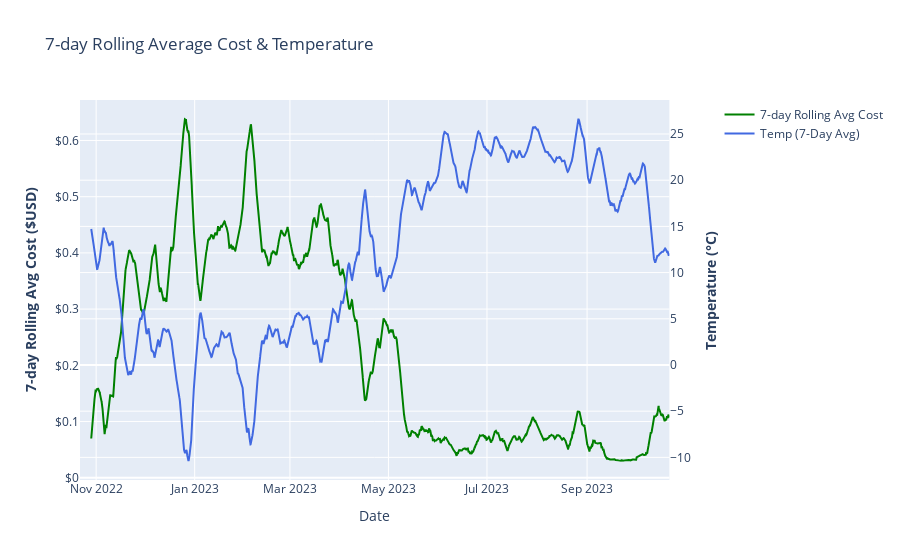

Here is the notebook cell this chart was saved with:
### Code cell
from plotly.subplots import make_subplots

# Create subplots with secondary_y axis for the two y-axes
fig = make_subplots(specs=[[{"secondary_y": True}]])

# Add rolling average of 'COST' to the primary y-axis
fig.add_trace(
    go.Scatter(x=energy_weather_df['time'], y=rolling_avg_cost, name='7-day Rolling Avg Cost', mode='lines', line=dict(color='green')),
    secondary_y=False,
)

# Add rolling average of 'temp' to the secondary y-axis
fig.add_trace(
    go.Scatter(x=energy_weather_df['time'], y=rolling_avg_temp, name='Temp (7-Day Avg)', mode='lines', line=dict(color='royalblue')),
    secondary_y=True,
)

# Set axis titles
fig.update_xaxes(title_text='Date')
fig.update_yaxes(title_text='<b>7-day Rolling Avg Cost ($USD)</b>', secondary_y=False, tickprefix='$')
fig.update_yaxes(title_text='<b>Temperature (°C)</b>', secondary_y=True)

# Set figure title
fig.update_layout(
    title_text='7-day Rolling Average Cost & Temperature'
)

# Show figure
fig.show()

### Figure 1 — Plotly figure (JSON) as saved in the notebook; plotly's stock layout.template omitted (floating-point values rounded to 4 significant figures; data arrays with more than 128 entries replaced by an {"elided": "..."} marker saying what was removed)
{"data": [{"line": {"color": "green"}, "mode": "lines", "name": "7-day Rolling Avg Cost", "type": "scatter", "x": {"elided": "8759 str values"}, "xaxis": "x", "y": {"elided": "8759 float values"}, "yaxis": "y"}, {"line": {"color": "royalblue"}, "mode": "lines", "name": "Temp (7-Day Avg)", "type": "scatter", "x": {"elided": "8759 str values"}, "xaxis": "x", "y": {"elided": "8759 float values"}, "yaxis": "y2"}], "layout": {"title": {"text": "7-day Rolling Average Cost & Temperature"}, "xaxis": {"anchor": "y", "domain": [0, 0.94], "title": {"text": "Date"}}, "yaxis": {"anchor": "x", "domain": [0, 1], "tickprefix": "$", "title": {"text": "<b>7-day Rolling Avg Cost ($USD)</b>"}}, "yaxis2": {"anchor": "x", "overlaying": "y", "side": "right", "title": {"text": "<b>Temperature (°C)</b>"}}}}
